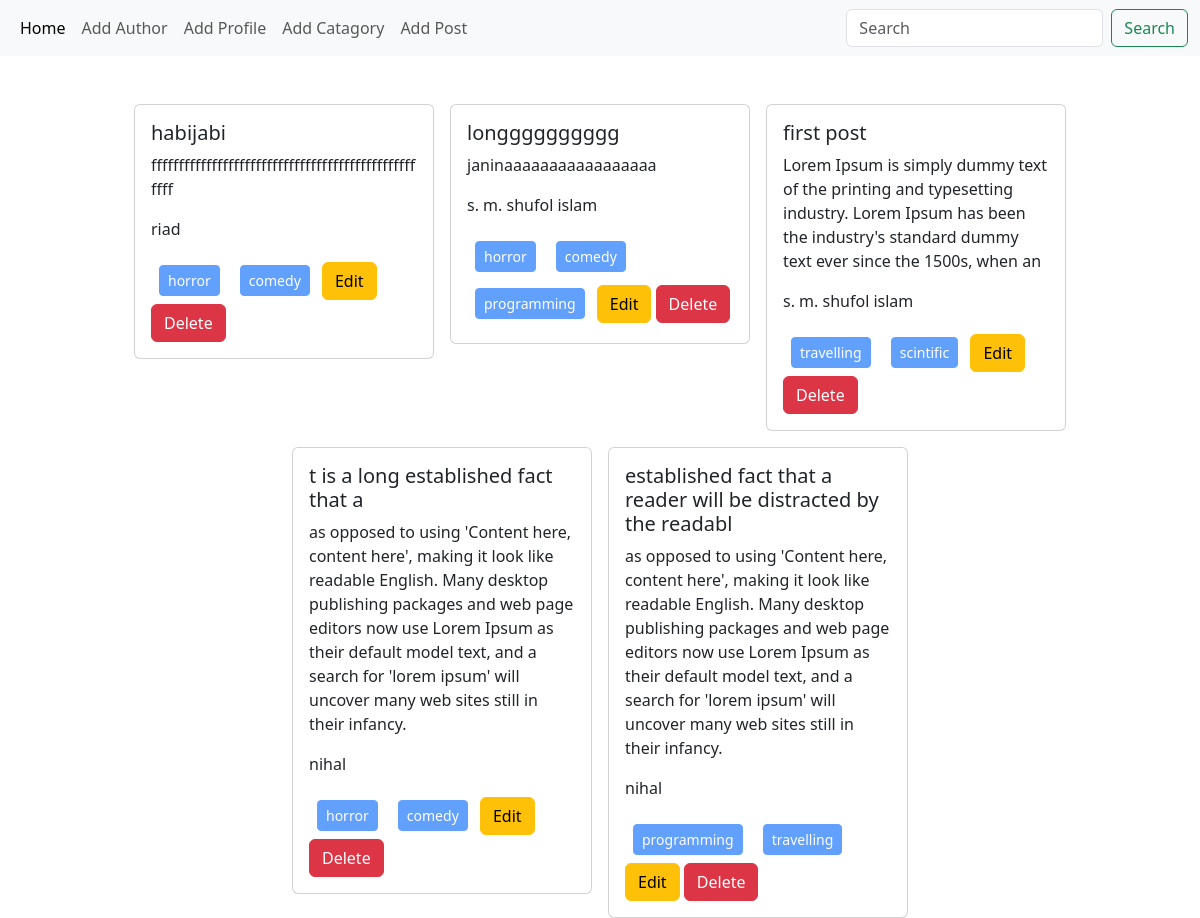
The app's page /, older data.
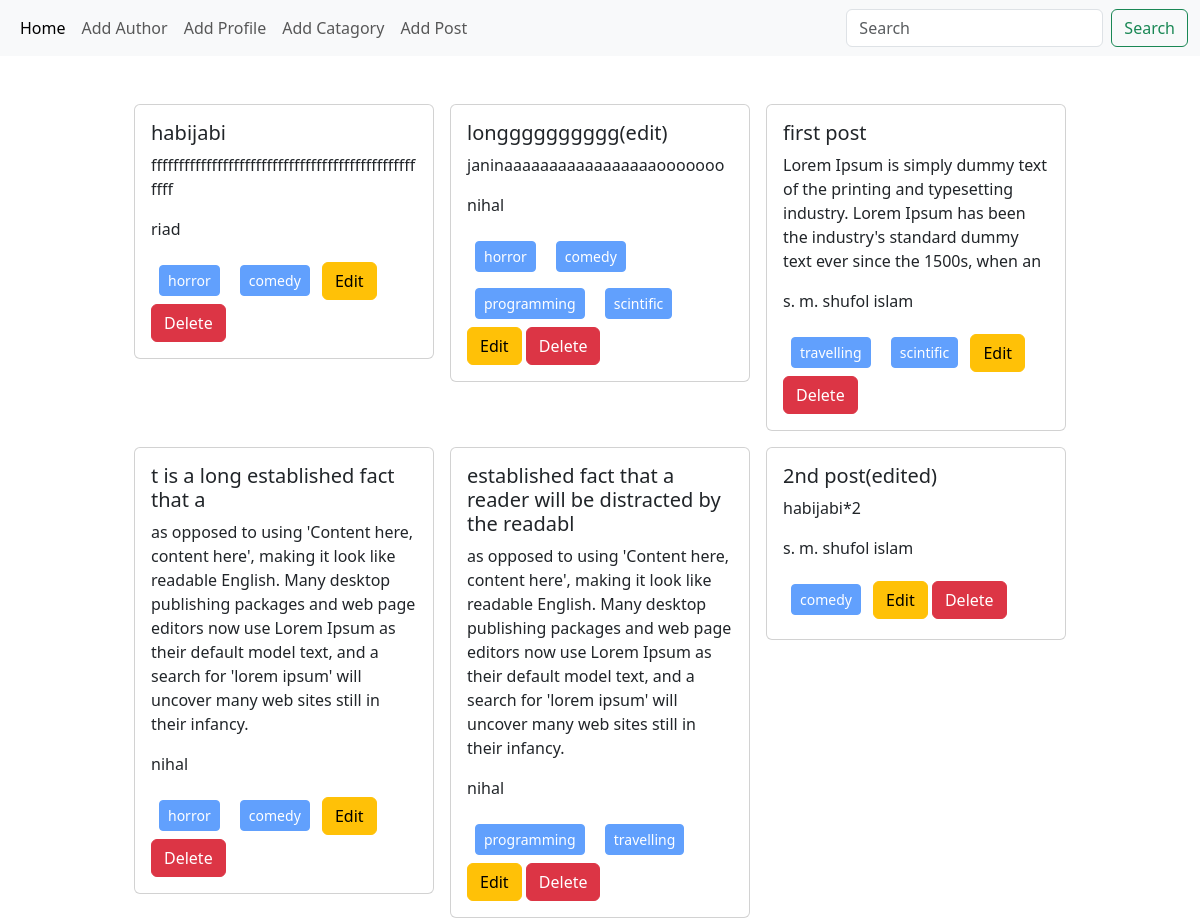
The same page, newer data.
### posts/models.py (models this page shows, shortened)
class Post(models.Model):
    title = models.CharField(max_length=100)
    content = models.TextField()
    catagory = models.ManyToManyField(Catagory)
    author = models.ForeignKey(Author, on_delete=models.CASCADE)

### author/models.py (models this page shows, shortened)
class Author(models.Model):
    name = models.CharField(max_length=100)
    bio = models.TextField()
    phn = models.CharField(max_length=12)

### catagories/models.py (models this page shows)
class Catagory(models.Model):
    name = models.CharField(max_length=50)
    def __str__(self):
        return self.name

### blog_1/views.py (the view)
# urls.py: 2. Add a URL to urlpatterns:  path('', views.home, name='home')
def home(request):
    data = Post.objects.all()
    return render(request, 'home.html', {'data': data})

### templates/home.html
{% extends "base.html" %}
{% block content %}
<div class="d-flex flex-wrap justify-content-center gap-3 mt-5">
  {% for post in data %}
  <div class="col-sm-3">
    <div class="card">
      <div class="card-body">
        <h5 class="card-title">{{post.title}}</h5>
        <p class="card-text">{{post.content}}</p>
        <p class="card-text">{{post.author.name}}</p>
        {% for cat in post.catagory.all %}
        <button class="btn btn-primary btn-sm m-2" disabled>{{cat}}</button>
        {% endfor %}
        <a href="{% url 'edit_post' post.id %}" class="btn btn-warning">Edit</a>
        <a href="{% url 'delete_post' post.id %}" class="btn btn-danger">Delete</a>
      </div>
    </div>
  </div>
  {% endfor %}
  </div>
{% endblock content %}

Row changes from the older to the newer data that the page shows:
changed Post: title "longggggggggg" → "longggggggggg(edit)"; content "janinaaaaaaaaaaaaaaaaa" → "janinaaaaaaaaaaaaaaaaaooooooo"; author.name "s. m. shufol islam" → "nihal"; gains Catagory (name "scintific")
added Post: title "2nd post(edited)", content "habijabi*2", author.name "s. m. shufol islam", Catagory (name "comedy")
